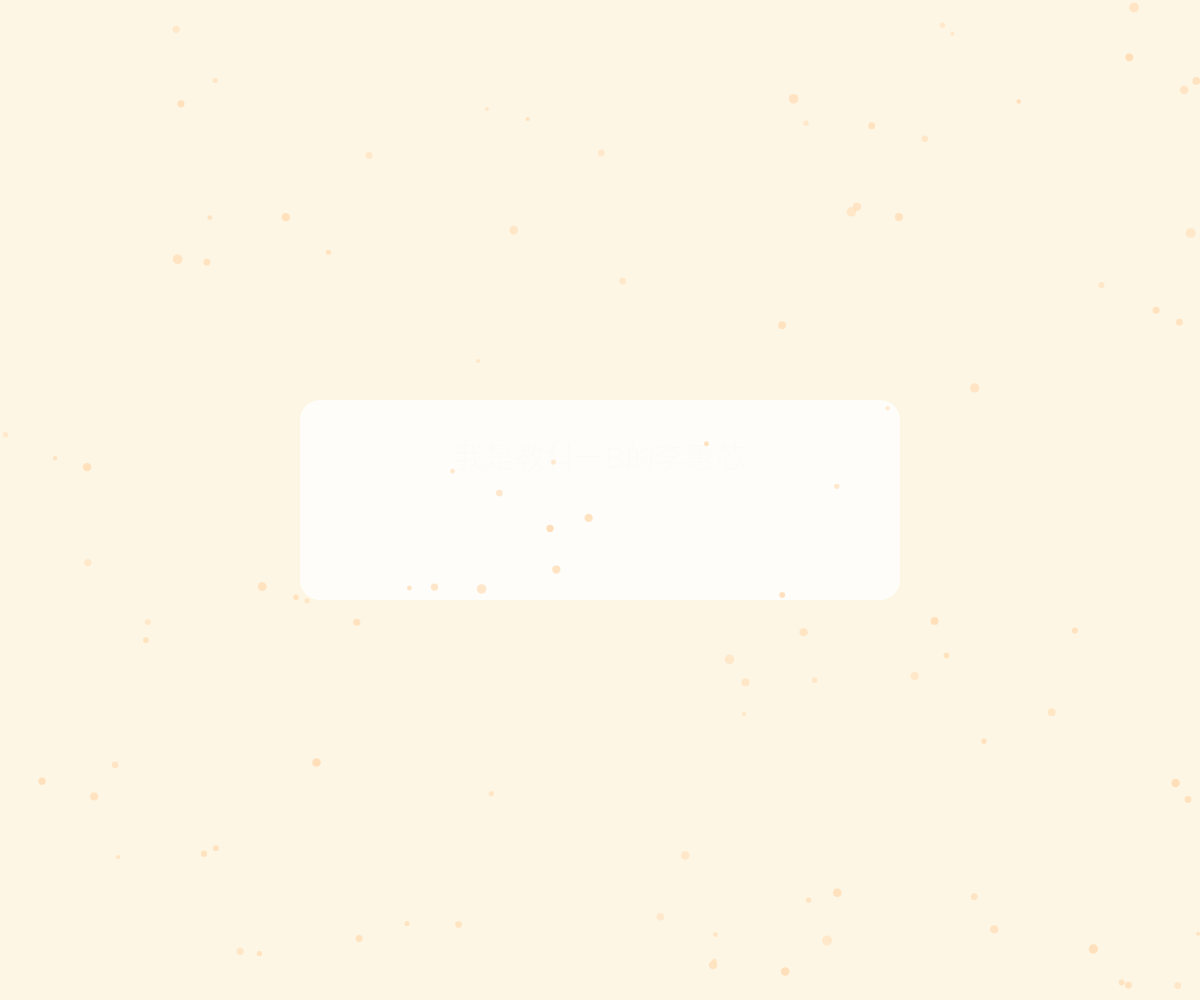
Frame 1 (no input)
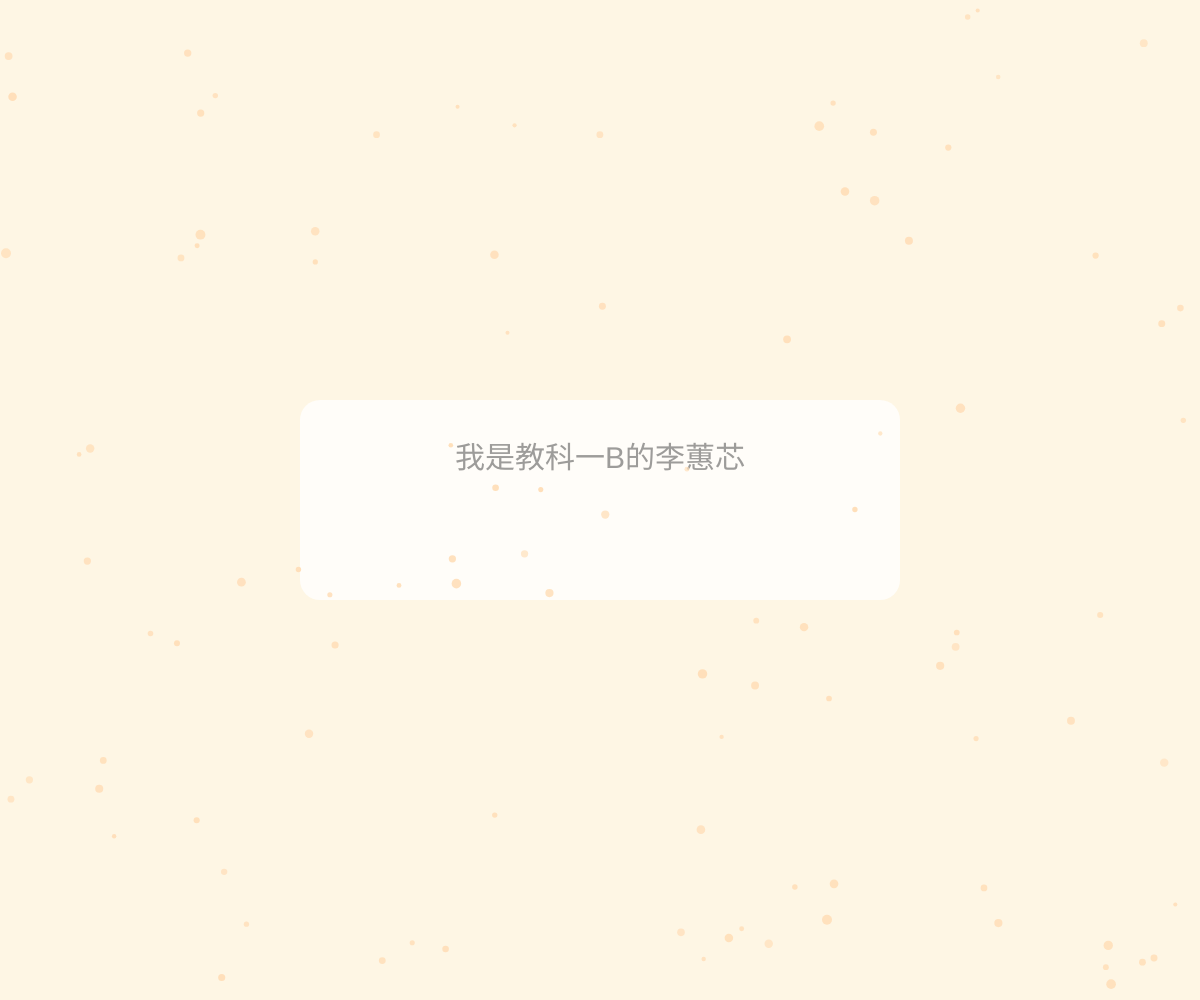
Frame 60 (no input)
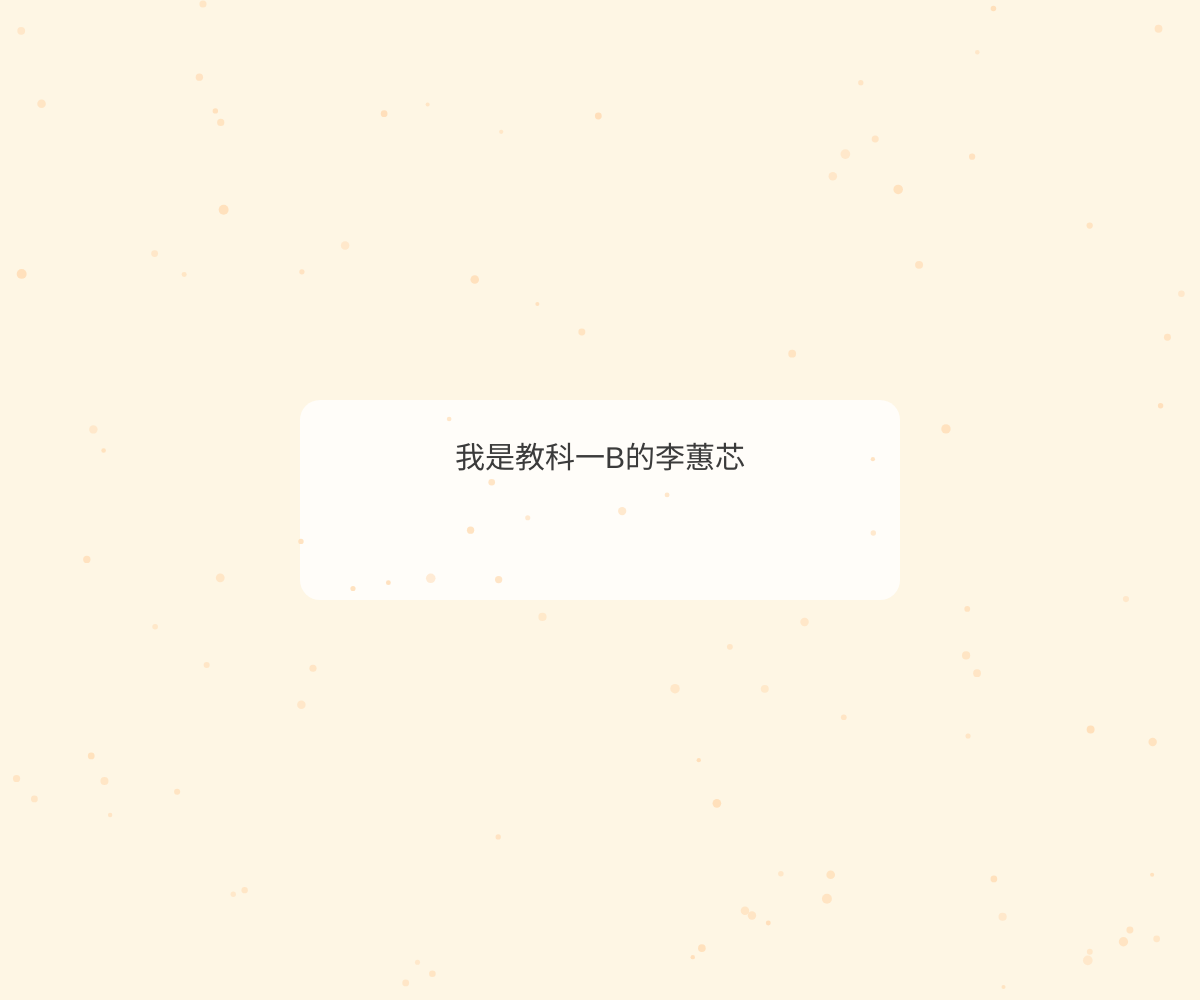
Frame 120 (the mouse pressed at the canvas centre since frame 60)

The p5.js sketch that drew these frames (run headless with seeded random() and noise() and a simulated clock; from frame 60 on, the mouse is pressed at the canvas centre):

// p5.js sketch
// ── sketch.js
let lines = [
  "我是教科一B的李蕙芯",
  "學號 413730770",
];
let alphas = [0, 0, 0];
let fadeInSpeed = 2;
let stars = []; // 儲存星星的陣列

function setup() {
  createCanvas(windowWidth, windowHeight); // 全螢幕畫布
  textSize(30); // 字體大小調大
  textAlign(CENTER, CENTER);
  textStyle(NORMAL);
  noStroke();

  // 初始化一些星星
  for (let i = 0; i < 100; i++) {
    stars.push(new Star(random(width), random(height), random(4, 10))); // 星星大小範圍變大
  }
}

function draw() {
  background('#fef6e4'); // 淡米黃色背景

  // 半透明白色圓角框
  fill(255, 255, 255, 200);
  rectMode(CENTER);
  rect(width / 2, height / 2, 600, 200, 20); // 調整框的大小以適應更大的字體

  // 顯示文字 + 淡入動畫
  for (let i = 0; i < lines.length; i++) {
    if (i === 0 || alphas[i - 1] >= 255) {
      alphas[i] = min(alphas[i] + fadeInSpeed, 255);
    }

    fill(47, 47, 47, alphas[i]);
    text(lines[i], width / 2, height / 2 - 40 + i * 40); // 調整文字間距
  }

  // 繪製星星
  for (let star of stars) {
    star.twinkle();
    star.move(); // 新增移動效果
    star.display();
  }
}

function windowResized() {
  resizeCanvas(windowWidth, windowHeight); // 當視窗大小改變時調整畫布
}

// 星星類別
class Star {
  constructor(x, y, size) {
    this.x = x;
    this.y = y;
    this.size = size;
    this.brightness = random(150, 255); // 初始亮度
    this.twinkleSpeed = random(0.5, 1.5); // 閃爍速度
    this.xSpeed = random(-0.5, 0.5); // 水平漂浮速度
    this.ySpeed = random(-0.5, 0.5); // 垂直漂浮速度
  }

  twinkle() {
    // 讓星星亮度在範圍內緩慢變化
    this.brightness += this.twinkleSpeed;
    if (this.brightness > 255 || this.brightness < 150) {
      this.twinkleSpeed *= -1; // 反轉閃爍方向
    }
  }

  move() {
    // 星星緩慢移動
    this.x += this.xSpeed;
    this.y += this.ySpeed;

    // 如果星星超出畫布邊界，讓它從另一側出現
    if (this.x < 0) this.x = width;
    if (this.x > width) this.x = 0;
    if (this.y < 0) this.y = height;
    if (this.y > height) this.y = 0;
  }

  display() {
    fill(255, 223, 186, this.brightness); // 淡橙黃色
    noStroke();
    ellipse(this.x, this.y, this.size); // 繪製星星
  }
}
